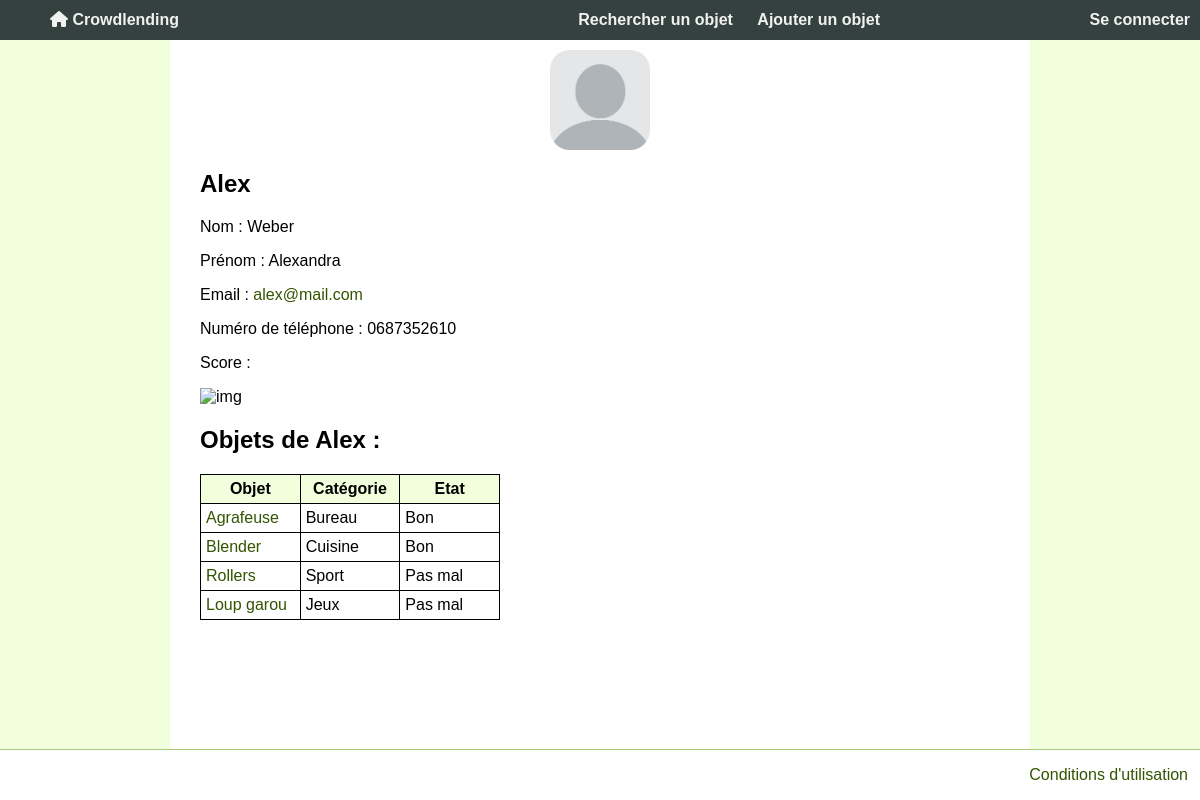
The app's page /voirMembre.php?id=1 with its own data.
### tables this page shows
CREATE TABLE Membre
(
    idMembre INT PRIMARY KEY NOT NULL AUTO_INCREMENT,
    pseudo VARCHAR(16) NOT NULL UNIQUE,
    email VARCHAR(100) NOT NULL UNIQUE,
    mdp VARCHAR(200) NOT NULL,
    nom VARCHAR(50) NOT NULL,
    prenom VARCHAR(50) NOT NULL,
    adresse VARCHAR(200) NOT NULL,
    telephone VARCHAR(15) NOT NULL,
    idRole INT NOT NULL,
    note int,
    image varchar(255) DEFAULT 'profil.png',
    banni BOOLEAN NOT NULL DEFAULT FALSE,
    cle varchar(32) NOT NULL,
    actif int(11) DEFAULT NULL,
    CONSTRAINT UC_Membre UNIQUE (pseudo,email),
    FOREIGN KEY (idRole) REFERENCES Role(idRole)
);

CREATE TABLE Objet
(
  idObjet INT PRIMARY KEY NOT NULL AUTO_INCREMENT,
  nom VARCHAR(200) NOT NULL,
  idCategorie INT NOT NULL,
    idEtat INT NOT NULL,
  idPossesseur INT NOT NULL,
    signale INT NOT NULL DEFAULT 0,
	image varchar(255) DEFAULT 'default.jpg',
  FOREIGN KEY (idCategorie) REFERENCES Categorie(idCategorie),
    FOREIGN KEY (idEtat) REFERENCES Etat(idEtat),
  FOREIGN KEY (idPossesseur) REFERENCES Membre(idMembre)
);

CREATE TABLE Categorie
(
  idCategorie INT PRIMARY KEY NOT NULL AUTO_INCREMENT,
  nom VARCHAR(200) NOT NULL UNIQUE
);

CREATE TABLE Etat
(
    idEtat INT PRIMARY KEY NOT NULL AUTO_INCREMENT,
    nom VARCHAR(200) NOT NULL
);

### voirMembre.php (the view, shortened to what this page needs)
<?php require "header.php" ?>
<section>
	<?php
		if (isset($_GET['id'])){
			$idMembre = $_GET['id'];
			$query = $bdd->query("SELECT image FROM Membre WHERE idMembre = " . $idMembre);
			if($query->rowCount() > 0){
				while($row = $query->fetch(PDO::FETCH_ASSOC)){
					$imageURL = 'images/users/'.$row["image"];
	?>
	<div id="profil"><img src="<?php echo $imageURL; ?>" id="profil_image" /><div>
	<?php 	}
		}else{ ?>
	<div id="profil"><image src="images/users/profil.png" id="profil_image"><div>
	<?php 	}
      $rqt = $bdd -> prepare("SELECT pseudo, email, nom, prenom, telephone
                            FROM Membre
                            WHERE idMembre = ?");
			$rqtScore = $bdd -> prepare("SELECT sum(noteEmprunteur) as note, count(*) as total
																 FROM Emprunt
																 WHERE idEmprunteur = ? and noteEmprunteur > 0 ");
			$rqtObjets = $bdd -> prepare("SELECT o.nom as nomO, o.idCategorie, o.idEtat, c.nom as nomC, e.nom as nomE, o.idObjet as idO
                            FROM Objet o, Categorie c, Etat e
                            WHERE o.idPossesseur = ? AND o.idCategorie = c.idCategorie AND o.idEtat = e.idEtat");
      $rqt->execute([$idMembre]);
			$rqtScore->execute([$idMembre]);
			$rqtObjets->execute([$idMembre]);
			$resu = $rqtScore->fetch();
			if($resu['total'] == 0){
				$score = 0;
			}else{
				$score = ($resu['note'] / $resu['total']) * 100 / 5;
			}
      if ($rqt->rowCount() > 0){
				$res = $rqt->fetch();
				echo '<h1>' . $res['pseudo'] . '</h1>';
				echo "<p>Nom : " . $res['nom'] . "</p>";
				echo "<p>Prénom : " . $res['prenom'] . "</p>";
        echo "<p>Email : <a href='mailto:" .$res['email']. "'>" . $res['email'] . "</a></p>";
        echo "<p>Numéro de téléphone : " . $res['telephone'] . "</p>";
				echo "<p>Score : </p>";
				echo '<p><div class="containerdiv">
					    <div>
					    <img id="userScore" src="https://image.ibb.co/jpMUXa/stars_blank.png" alt="img">
					    </div>
					    <div class="cornerimage" style="width:'.$score.'%;">
					    <img id="userScore" src="https://image.ibb.co/caxgdF/stars_full.png" alt="">
					    </div>
							<div></p>';
				echo "<h1> Objets de ".$res['pseudo']." : </h1>";
				if ($rqtObjets->rowCount() > 0){
					echo "<table>
					<tr>
						<th>Objet</th>
						<th>Catégorie</th>
						<th>Etat</th>
					</tr>";
					while ($objet = $rqtObjets->fetch()) {
						echo"<tr><td><a href='voirObjet.php?id=". $objet['idO'] . "'>".$objet['nomO']."</a></td>";
						echo "<td>".$objet['nomC']."</td>";
						echo "<td>".$objet['nomE']."</td></tr>";
					}
					echo "</table>";
				}else{
					echo "<p>". $res['pseudo'] ." n\'a aucun objet listé sur le site.</p>";
				}
      }
      else{
        echo "L'utilisateur n'existe pas.";
      }
    }
    else{
      echo "Lien invalide.";
    }
  ?>
</section>
<?php require "footer.php" ?>

### style/style.css (style rules this page uses)
html { height: 100%; width: 100%; margin:0px; padding: 0px; }
body { margin:0px; padding: 0px; width: 100%; font-family: Arial, Verdana, Geneva, sans-serif; background-color: #f2ffdd; min-height:100vh; display:flex; flex-direction:column; }
section { flex-grow: 1; padding: 30px; margin: auto; width: 800px; background-color: white; padding-top: 50px; }
a, a:visited { color:#335400; text-decoration: none; }
table { table-layout: fixed; width:100%; border-collapse: collapse; }
table, th, td { border: 1px solid black; }
th { background-color:#f2ffdd; }
th, td { padding: 5px; }
h1 { font-size: 1.5em }
#profil_image { height:100px; width:100px; border-radius:20px; margin: 0 auto; display: block; }
#userScore { max-width: 300px; }
.containerdiv { border: 0; float: left; position: relative; width: 300px; }

### records on screen
membre: image (picture), pseudo "Alex", nom "Weber", prenom "Alexandra", email "alex@mail.com", telephone "0687352610"
objet: nom "Agrafeuse", idCategorie.nom "Bureau", idEtat.nom "Bon"
objet: nom "Blender", idCategorie.nom "Cuisine", idEtat.nom "Bon"
objet: nom "Rollers", idCategorie.nom "Sport", idEtat.nom "Pas mal"
objet: nom "Loup garou", idCategorie.nom "Jeux", idEtat.nom "Pas mal"
